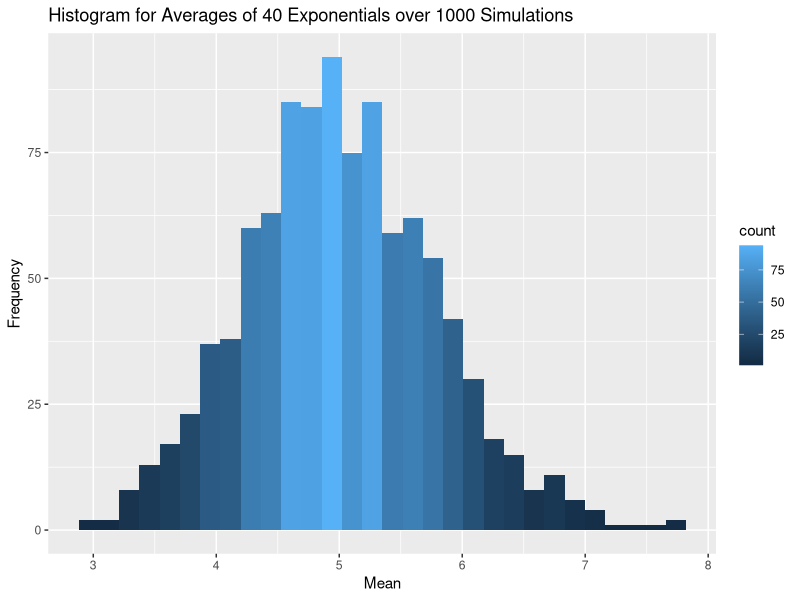
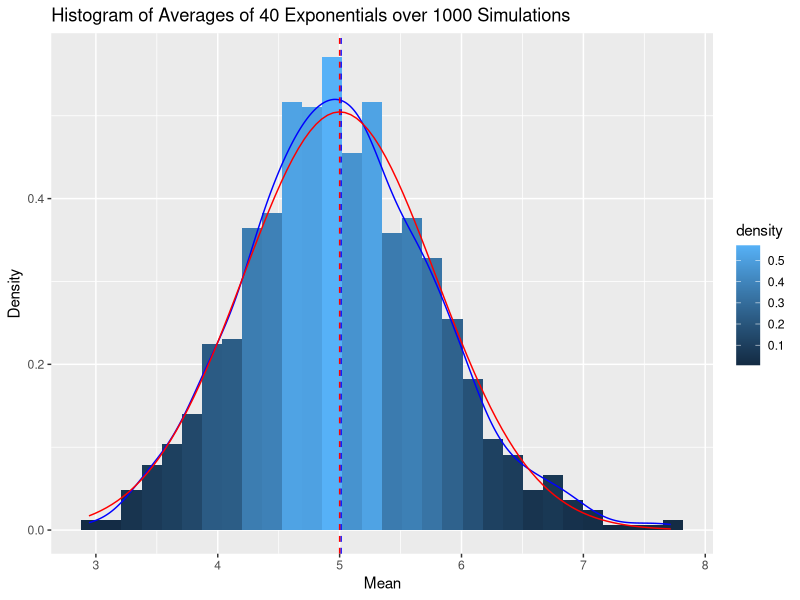

Write R code to recreate these figures, in order.
## ---- chunk 1
library(knitr)
opts_chunk$set(fig.width=7, fig.height=4, warning=FALSE, message=FALSE)
## ---- chunk 2
# load neccesary libraries
library(ggplot2)
# Using pre-defined parameters
lambda <- 0.2
n <- 40
sims <- 1:1000
set.seed(123)

# Simulate the population
population <- data.frame(x=sapply(sims, function(x) {mean(rexp(n, lambda))}))

# Plot the histogram
hist.pop <- ggplot(population, aes(x=x)) + 
  geom_histogram(aes(y=..count.., fill=..count..)) +
  labs(title="Histogram for Averages of 40 Exponentials over 1000 Simulations", y="Frequency", x="Mean")
hist.pop
## ---- chunk 3
theoretical.mean <- 1/lambda
theoretical.mean
## ---- chunk 4
# Tabulating the Sample Mean & Theoretical Mean
sample.mean <- mean(population$x)
cbind(sample.mean, theoretical.mean)
## ---- chunk 5
sample.variance <- var(population$x)
theoretical.variance <- ((1/lambda)^2)/n
cbind(sample.variance, theoretical.variance)
## ---- chunk 6
# Plotting Sample Mean & Varience vs Theoretical Mean & Varience
gg <- ggplot(population, aes(x=x)) +
  geom_histogram(aes(y=..density.., fill=..density..)) +
  labs(title="Histogram of Averages of 40 Exponentials over 1000 Simulations", y="Density", x="Mean") + 
  geom_density(colour="blue") +
  geom_vline(xintercept=sample.mean, colour="blue", linetype="dashed") +
  stat_function(fun=dnorm,args=list( mean=1/lambda, sd=sqrt(theoretical.variance)),color = "red") +
  geom_vline(xintercept=theoretical.mean, colour="red", linetype="dashed") 
gg
